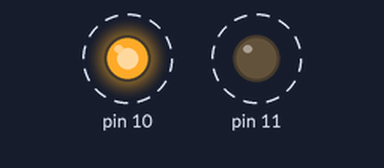
Recording of a sketch running on a simulated Arduino Uno, built with avr-gcc and run on an emulated ATmega328P. Parts: output pins drawn as LEDs (lit = HIGH). Dashed ring = blinking.

Above: at 0.05 s.
Timing chart, 0 to 3.0 s (numbered marks = the images above):
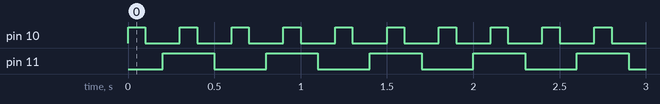

Measured:
- by itself, pin 10: alternates HIGH for 0.10 s and LOW for 0.20 s
- by itself, pin 11: alternates HIGH for 0.30 s and LOW for 0.30 s

The sketch:

dual_blink_d10_d11.ino
```cpp
//Global Vars
int red = 0;
int blue = 0;
int dC = 100; // at 100ms this looks eerily like emergency lights

void setup() {
  // put your setup code here, to run once:
  pinMode(10, OUTPUT);
  pinMode(11, OUTPUT);
}
void rt() {
  if (red == 0){
    digitalWrite(11, HIGH);
    delay(dC);
    red = 1;
  }
  else {
    digitalWrite(11, LOW);
    delay(dC);
    red = 0;
  }
}
void bt() {
  digitalWrite(10, HIGH);
  delay(dC);
  digitalWrite(10, LOW);
  delay(dC);
}
void loop() {
  // put your main code here, to run repeatedly:
  bt();
  rt();
}
```
